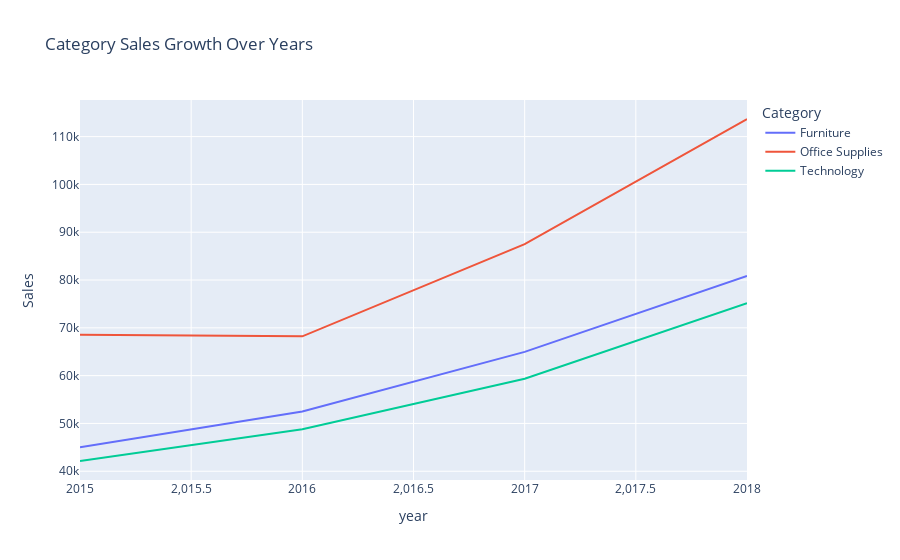

Notebook code for this chart:
### Code cell
# 6 — Category Sales Growth per Year
cat_year = data.groupby(["year","Category"])["Sales"].sum().reset_index()
fig = px.line(cat_year, x="year", y="Sales", color="Category",
              title=" Category Sales Growth Over Years")
fig.show()

### Figure 1 — Plotly figure (JSON) as saved in the notebook; plotly's stock layout.template omitted (floating-point values rounded to 4 significant figures)
{"data": [{"hovertemplate": "Category=Furniture<br>year=%{x}<br>Sales=%{y}<extra></extra>", "legendgroup": "Furniture", "line": {"color": "#636efa", "dash": "solid"}, "marker": {"symbol": "circle"}, "mode": "lines", "name": "Furniture", "orientation": "v", "showlegend": true, "type": "scatter", "x": [2015, 2016, 2017, 2018], "xaxis": "x", "y": [45030.0, 52500.0, 64970.0, 80860.0], "yaxis": "y"}, {"hovertemplate": "Category=Office Supplies<br>year=%{x}<br>Sales=%{y}<extra></extra>", "legendgroup": "Office Supplies", "line": {"color": "#EF553B", "dash": "solid"}, "marker": {"symbol": "circle"}, "mode": "lines", "name": "Office Supplies", "orientation": "v", "showlegend": true, "type": "scatter", "x": [2015, 2016, 2017, 2018], "xaxis": "x", "y": [68550.0, 68220.0, 87520.0, 113700.0], "yaxis": "y"}, {"hovertemplate": "Category=Technology<br>year=%{x}<br>Sales=%{y}<extra></extra>", "legendgroup": "Technology", "line": {"color": "#00cc96", "dash": "solid"}, "marker": {"symbol": "circle"}, "mode": "lines", "name": "Technology", "orientation": "v", "showlegend": true, "type": "scatter", "x": [2015, 2016, 2017, 2018], "xaxis": "x", "y": [42140.0, 48770.0, 59350.0, 75150.0], "yaxis": "y"}], "layout": {"legend": {"title": {"text": "Category"}, "tracegroupgap": 0}, "title": {"text": " Category Sales Growth Over Years"}, "xaxis": {"anchor": "y", "domain": [0, 1], "title": {"text": "year"}}, "yaxis": {"anchor": "x", "domain": [0, 1], "title": {"text": "Sales"}}}}
